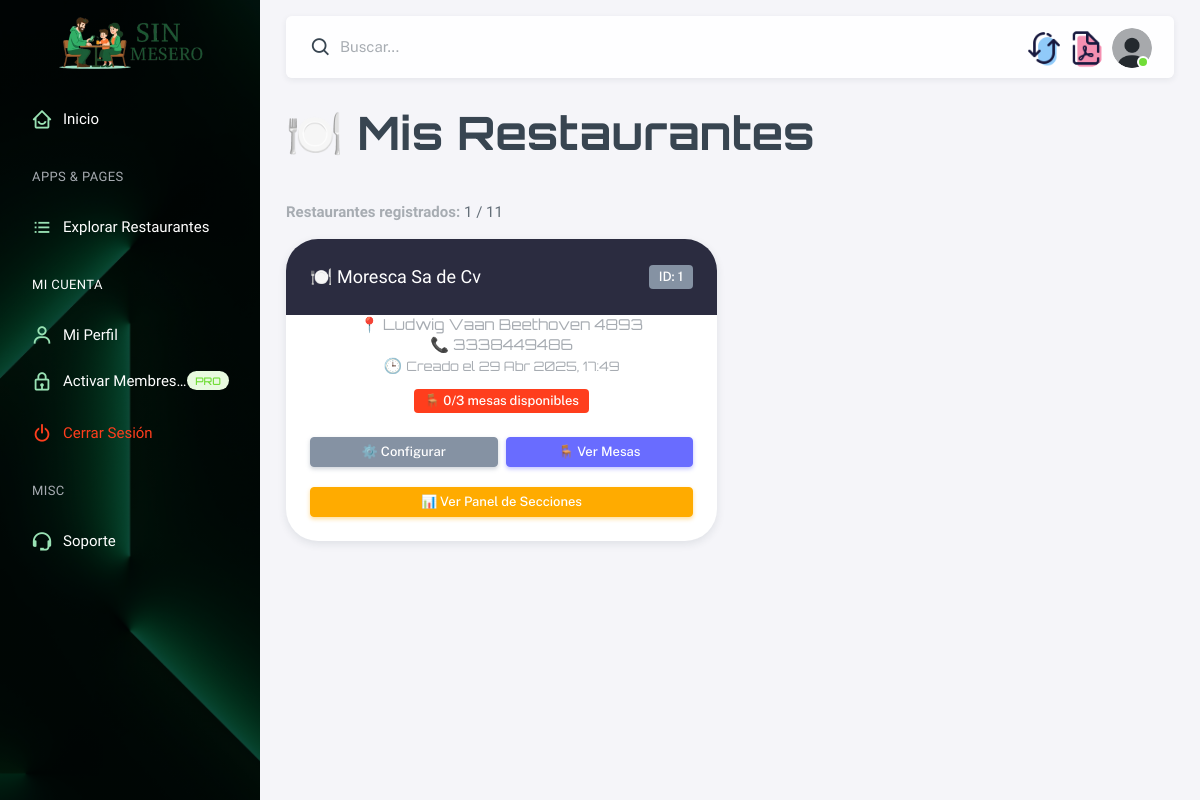
The app's page /restaurantes/mis/ (signed in), older data.
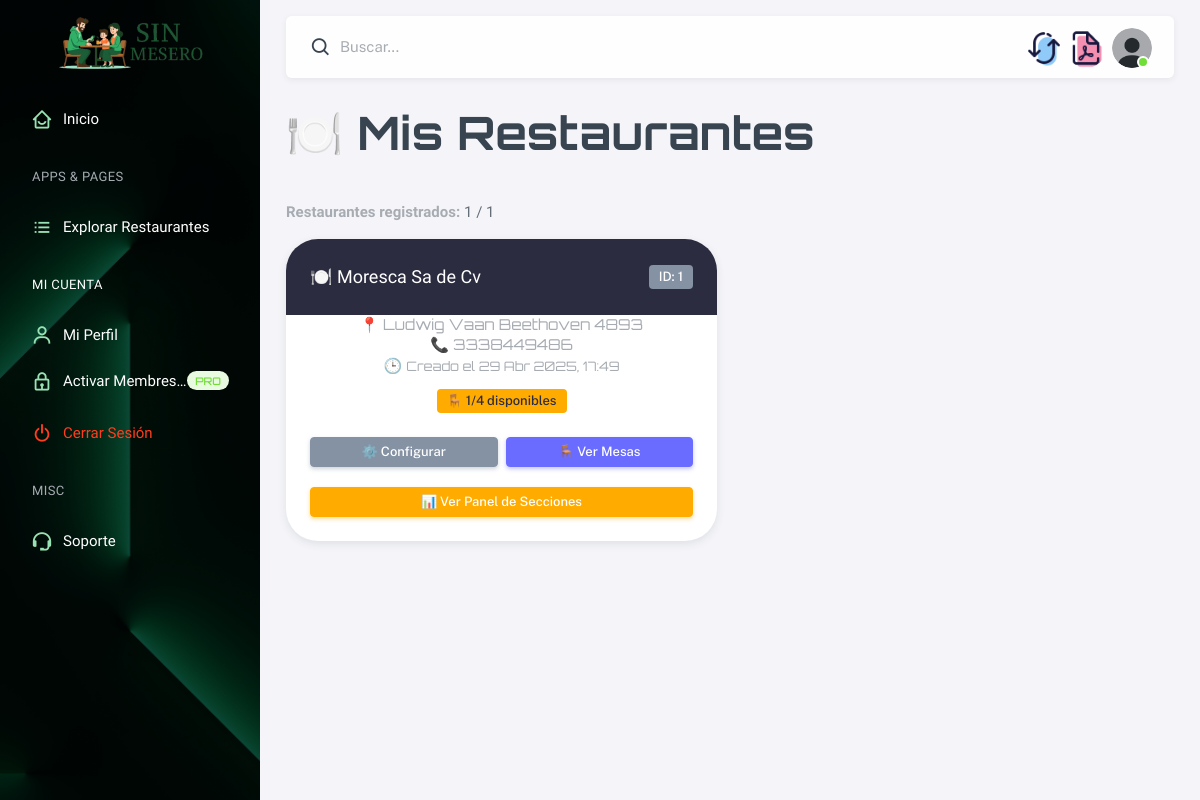
The same page, newer data.
### usuarios/models.py (models this page shows, shortened)
class PerfilUsuario(models.Model):
    id = models.AutoField(primary_key=True)
    usuario = models.OneToOneField(User, on_delete=models.CASCADE, related_name='perfil')
    es_socio = models.BooleanField(default=False)
    stripe_customer_id = models.CharField(max_length=255, blank=True, null=True)
    fecha_pago = models.DateTimeField(blank=True, null=True)
    fecha_expiracion = models.DateTimeField(blank=True, null=True)  # <-- AQUI
    cantidad_restaurantes = models.IntegerField(default=0)
    def membresia_activa(self):
        if self.fecha_expiracion and timezone.now() > self.fecha_expiracion:
            return False
        return self.es_socio

### restaurantes/models.py (models this page shows, shortened)
class Restaurante(models.Model):
    id = models.AutoField(primary_key=True)
    socio = models.ForeignKey(PerfilUsuario, on_delete=models.CASCADE, related_name='restaurantes')
    nombre = models.CharField(max_length=255)
    slug = models.SlugField(max_length=300, unique=True, blank=True)
    direccion = models.CharField(max_length=255, blank=True, null=True)
    telefono = models.CharField(max_length=20, blank=True, null=True)
    fecha_creacion = models.DateTimeField(auto_now_add=True)

### restaurantes/views.py (the view, shortened to what this page needs)
# urls.py: path('mis/', views.mis_restaurantes, name='mis_restaurantes'),
@login_required
def mis_restaurantes(request):
    perfil = request.user.perfil
    extra_pago = request.GET.get('extra_pago')
    if extra_pago == 'exitoso':
        perfil.cantidad_restaurantes += 1
        perfil.save()
        messages.success(request, '✅ Pago recibido. Puedes agregar otro restaurante ahora.')
    elif extra_pago == 'cancelado':
        messages.warning(request, '⚠️ Pago cancelado. No se registró ningún cambio.')
    restaurantes = Restaurante.objects.filter(socio=perfil)
    conteo_mesas = {}
    for r in restaurantes:
        total = r.mesas.count()
        disponibles = r.mesas.filter(disponibilidad=True).count()
        conteo_mesas[r.id] = {
            'total': total,
            'disponibles': disponibles
    }
    return render(request, 'restaurantes/mis_restaurantes.html', {
        'perfil': perfil,  # ✅ Agregado para usarlo directo en el template
        'restaurantes': restaurantes,
        'conteo_mesas': conteo_mesas,
        'STRIPE_PUBLIC_KEY': settings.STRIPE_PUBLIC_KEY,
    })

### restaurantes/templatetags/custom_tags.py (called while the page is built)
@register.filter
def get_item(dictionary, key):
    return dictionary.get(key)

### restaurantes/templates/restaurantes/mis_restaurantes.html (shortened to what this page needs)
{% extends 'base.html' %}
{% load static %}
{% load custom_tags %}
{% block content %}
<div class="container py-5">
    <div class="d-flex justify-content-between align-items-center mb-5">
        <h1 class="fuente-2 fw-bold">🍽️ Mis Restaurantes</h1>
    </div>
    <div class="mb-4 fuente">
        <strong class="text-muted">Restaurantes registrados:</strong> {{ restaurantes|length }} / {{ perfil.cantidad_restaurantes }}
    </div>
    {% if restaurantes %}
        <div class="row gy-4">
            {% for r in restaurantes %}
                {% with conteo=conteo_mesas|get_item:r.id %}
                <div class="col-md-6">
                    <div class="card shadow rounded-5 border-0">
                        <div class="card-header bg-dark d-flex justify-content-between align-items-center rounded-top-5">
                            <h5 class="mb-0 fuente text-white">🍽️ {{ r.nombre }}</h5>
                            <span class="badge bg-secondary">ID: {{ r.id }}</span>
                        </div>
                        <div class="card-body text-center">
                            <p class="mb-3 text-muted fuente-2">
                                {% if r.direccion %}📍 {{ r.direccion }}<br>{% endif %}
                                {% if r.telefono %}📞 {{ r.telefono }}<br>{% endif %}
                                🕒 <small>Creado el {{ r.fecha_creacion|date:"d M Y, H:i" }}</small>
                            </p>
                            {% if conteo.total > 0 %}
                                {% if conteo.disponibles == 0 %}
                                    <span class="badge bg-danger mb-3">🪑 0/{{ conteo.total }} mesas disponibles</span><br>
                                {% elif conteo.disponibles == conteo.total %}
                                    <span class="badge bg-success mb-3">🪑 Todas disponibles ({{ conteo.total }})</span><br>
                                {% else %}
                                    <span class="badge bg-warning text-dark mb-3">🪑 {{ conteo.disponibles }}/{{ conteo.total }} disponibles</span><br>
                                {% endif %}
                            {% else %}
                                <span class="text-muted fuente-2">Aún sin mesas registradas</span><br>
                            {% endif %}
                            <div class="mt-3 d-flex gap-2">
                                <a href="{% url 'configurar_restaurante' slug=r.slug %}" class="btn btn-secondary btn-sm w-50">⚙️ Configurar</a>
                                <a href="{% url 'mesas_restaurante' restaurante_id=r.id %}" class="btn btn-primary btn-sm w-50">🪑 Ver Mesas</a>
                            </div>
                            <div class="mt-3">
                                <a href="{% url 'dashboard' slug=r.slug %}" class="btn btn-warning btn-sm w-100 mt-2">📊 Ver Panel de Secciones</a>
                            </div>
                        </div>
                    </div>
                </div>
                {% endwith %}
            {% endfor %}
        </div>
    {% else %}
        <div class="alert alert-info text-center fuente">No tienes restaurantes registrados aún.</div>
    {% endif %}
</div>
{% endblock %}

Row changes from the older to the newer data that the page shows:
changed PerfilUsuario: cantidad_restaurantes "11" → "1"
shown differently, row unchanged: Restaurante "Moresca Sa de Cv": disponibles (not shown) → "1"; total "3" → "4"; text "🪑 0/ mesas disponibles" → "🪑 / disponibles"
